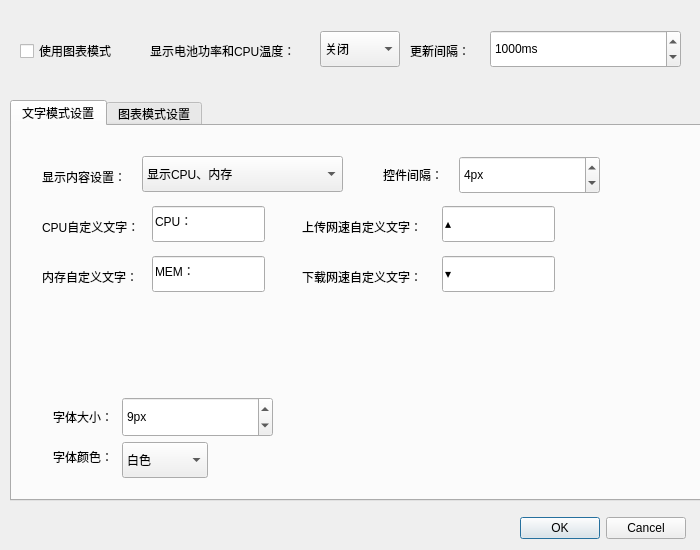
<?xml version="1.0" encoding="UTF-8"?>
<ui version="4.0">
 <class>pluginSettingDialog</class>
 <widget class="QDialog" name="pluginSettingDialog">
  <property name="windowModality">
   <enum>Qt::WindowModal</enum>
  </property>
  <property name="geometry">
   <rect>
    <x>0</x>
    <y>0</y>
    <width>700</width>
    <height>550</height>
   </rect>
  </property>
  <property name="minimumSize">
   <size>
    <width>700</width>
    <height>550</height>
   </size>
  </property>
  <property name="maximumSize">
   <size>
    <width>700</width>
    <height>550</height>
   </size>
  </property>
  <property name="windowTitle">
   <string>系统监控插件设置</string>
  </property>
  <property name="styleSheet">
   <string notr="true"/>
  </property>
  <widget class="QDialogButtonBox" name="buttonBox">
   <property name="geometry">
    <rect>
     <x>520</x>
     <y>510</y>
     <width>166</width>
     <height>36</height>
    </rect>
   </property>
   <property name="orientation">
    <enum>Qt::Horizontal</enum>
   </property>
   <property name="standardButtons">
    <set>QDialogButtonBox::Cancel|QDialogButtonBox::Ok</set>
   </property>
  </widget>
  <widget class="QTabWidget" name="tabWidget">
   <property name="geometry">
    <rect>
     <x>10</x>
     <y>100</y>
     <width>691</width>
     <height>401</height>
    </rect>
   </property>
   <property name="currentIndex">
    <number>0</number>
   </property>
   <widget class="QWidget" name="tab_wordModeSettings">
    <attribute name="title">
     <string>文字模式设置</string>
    </attribute>
    <widget class="QSpinBox" name="wordSpacingSpinBox">
     <property name="geometry">
      <rect>
       <x>447</x>
       <y>30</y>
       <width>141</width>
       <height>38</height>
      </rect>
     </property>
     <property name="buttonSymbols">
      <enum>QAbstractSpinBox::UpDownArrows</enum>
     </property>
     <property name="suffix">
      <string>px</string>
     </property>
     <property name="minimum">
      <number>1</number>
     </property>
     <property name="maximum">
      <number>50</number>
     </property>
     <property name="singleStep">
      <number>1</number>
     </property>
     <property name="value">
      <number>4</number>
     </property>
    </widget>
    <widget class="QLabel" name="label_13">
     <property name="geometry">
      <rect>
       <x>371</x>
       <y>30</y>
       <width>71</width>
       <height>38</height>
      </rect>
     </property>
     <property name="text">
      <string>控件间隔：</string>
     </property>
    </widget>
    <widget class="QComboBox" name="displayContentComboBox">
     <property name="geometry">
      <rect>
       <x>130</x>
       <y>30</y>
       <width>201</width>
       <height>36</height>
      </rect>
     </property>
     <item>
      <property name="text">
       <string>显示CPU、内存</string>
      </property>
     </item>
     <item>
      <property name="text">
       <string>显示网速</string>
      </property>
     </item>
     <item>
      <property name="text">
       <string>显示CP&amp;U、内存和网速</string>
      </property>
     </item>
     <item>
      <property name="text">
       <string>显示CPU、内存、网速、电池和CPU温度</string>
      </property>
     </item>
    </widget>
    <widget class="QLabel" name="label_29">
     <property name="geometry">
      <rect>
       <x>30</x>
       <y>40</y>
       <width>101</width>
       <height>22</height>
      </rect>
     </property>
     <property name="text">
      <string>显示内容设置：</string>
     </property>
    </widget>
    <widget class="QLabel" name="label_30">
     <property name="geometry">
      <rect>
       <x>30</x>
       <y>90</y>
       <width>111</width>
       <height>22</height>
      </rect>
     </property>
     <property name="text">
      <string>CPU自定义文字：</string>
     </property>
    </widget>
    <widget class="QLineEdit" name="cpuDiyWordLineEdit">
     <property name="geometry">
      <rect>
       <x>140</x>
       <y>80</y>
       <width>113</width>
       <height>36</height>
      </rect>
     </property>
     <property name="text">
      <string>CPU：</string>
     </property>
     <property name="maxLength">
      <number>50</number>
     </property>
    </widget>
    <widget class="QLineEdit" name="memDiyWordLineEdit">
     <property name="geometry">
      <rect>
       <x>140</x>
       <y>130</y>
       <width>113</width>
       <height>36</height>
      </rect>
     </property>
     <property name="text">
      <string>MEM：</string>
     </property>
     <property name="maxLength">
      <number>50</number>
     </property>
    </widget>
    <widget class="QLabel" name="label_31">
     <property name="geometry">
      <rect>
       <x>30</x>
       <y>140</y>
       <width>111</width>
       <height>22</height>
      </rect>
     </property>
     <property name="text">
      <string>内存自定义文字：</string>
     </property>
    </widget>
    <widget class="QLineEdit" name="downNetspeedDiyWordLineEdit">
     <property name="geometry">
      <rect>
       <x>430</x>
       <y>130</y>
       <width>113</width>
       <height>36</height>
      </rect>
     </property>
     <property name="text">
      <string>▾</string>
     </property>
     <property name="maxLength">
      <number>50</number>
     </property>
    </widget>
    <widget class="QLabel" name="label_32">
     <property name="geometry">
      <rect>
       <x>290</x>
       <y>90</y>
       <width>141</width>
       <height>22</height>
      </rect>
     </property>
     <property name="text">
      <string>上传网速自定义文字：</string>
     </property>
    </widget>
    <widget class="QLabel" name="label_33">
     <property name="geometry">
      <rect>
       <x>290</x>
       <y>140</y>
       <width>141</width>
       <height>22</height>
      </rect>
     </property>
     <property name="text">
      <string>下载网速自定义文字：</string>
     </property>
    </widget>
    <widget class="QLineEdit" name="upNetspeedDiyWordLineEdit">
     <property name="geometry">
      <rect>
       <x>430</x>
       <y>80</y>
       <width>113</width>
       <height>36</height>
      </rect>
     </property>
     <property name="text">
      <string>▴</string>
     </property>
     <property name="maxLength">
      <number>50</number>
     </property>
    </widget>
    <widget class="QLabel" name="label_3">
     <property name="geometry">
      <rect>
       <x>41</x>
       <y>320</y>
       <width>70</width>
       <height>22</height>
      </rect>
     </property>
     <property name="text">
      <string>字体颜色：</string>
     </property>
    </widget>
    <widget class="QComboBox" name="fontColorComboBox">
     <property name="geometry">
      <rect>
       <x>110</x>
       <y>316</y>
       <width>86</width>
       <height>36</height>
      </rect>
     </property>
     <property name="minimumSize">
      <size>
       <width>80</width>
       <height>0</height>
      </size>
     </property>
     <property name="currentText">
      <string>白色</string>
     </property>
     <property name="currentIndex">
      <number>0</number>
     </property>
     <item>
      <property name="text">
       <string>白色</string>
      </property>
     </item>
     <item>
      <property name="text">
       <string>黑色</string>
      </property>
     </item>
     <item>
      <property name="text">
       <string>跟随系统</string>
      </property>
     </item>
    </widget>
    <widget class="QLabel" name="label_2">
     <property name="geometry">
      <rect>
       <x>41</x>
       <y>280</y>
       <width>70</width>
       <height>22</height>
      </rect>
     </property>
     <property name="text">
      <string>字体大小：</string>
     </property>
    </widget>
    <widget class="QSpinBox" name="fontSizeSpinBox">
     <property name="geometry">
      <rect>
       <x>110</x>
       <y>271</y>
       <width>151</width>
       <height>40</height>
      </rect>
     </property>
     <property name="buttonSymbols">
      <enum>QAbstractSpinBox::UpDownArrows</enum>
     </property>
     <property name="suffix">
      <string>px</string>
     </property>
     <property name="minimum">
      <number>5</number>
     </property>
     <property name="maximum">
      <number>20</number>
     </property>
     <property name="singleStep">
      <number>1</number>
     </property>
     <property name="value">
      <number>9</number>
     </property>
    </widget>
   </widget>
   <widget class="QWidget" name="tab_chartModeSettings">
    <attribute name="title">
     <string>图表模式设置</string>
    </attribute>
    <widget class="QTabWidget" name="tabWidget_2">
     <property name="geometry">
      <rect>
       <x>10</x>
       <y>90</y>
       <width>661</width>
       <height>271</height>
      </rect>
     </property>
     <property name="currentIndex">
      <number>0</number>
     </property>
     <widget class="QWidget" name="tab_2">
      <attribute name="title">
       <string>CPU图表</string>
      </attribute>
      <widget class="QGroupBox" name="groupBox_2">
       <property name="geometry">
        <rect>
         <x>0</x>
         <y>0</y>
         <width>661</width>
         <height>231</height>
        </rect>
       </property>
       <property name="title">
        <string>CPU显示设置</string>
       </property>
       <widget class="QLabel" name="label_16">
        <property name="geometry">
         <rect>
          <x>20</x>
          <y>50</y>
          <width>91</width>
          <height>22</height>
         </rect>
        </property>
        <property name="text">
         <string>工作颜色</string>
        </property>
       </widget>
       <widget class="QWidget" name="cpuWorkWidget" native="true">
        <property name="geometry">
         <rect>
          <x>120</x>
          <y>50</y>
          <width>61</width>
          <height>21</height>
         </rect>
        </property>
        <property name="autoFillBackground">
         <bool>false</bool>
        </property>
        <property name="styleSheet">
         <string notr="true">border:1px solid  black;</string>
        </property>
       </widget>
       <widget class="QPushButton" name="cpuWorkColorPushButton">
        <property name="geometry">
         <rect>
          <x>200</x>
          <y>40</y>
          <width>71</width>
          <height>36</height>
         </rect>
        </property>
        <property name="text">
         <string>选择颜色</string>
        </property>
       </widget>
       <widget class="QPushButton" name="cpuBorderColorPushButton">
        <property name="geometry">
         <rect>
          <x>480</x>
          <y>100</y>
          <width>71</width>
          <height>36</height>
         </rect>
        </property>
        <property name="text">
         <string>选择颜色</string>
        </property>
       </widget>
       <widget class="QLabel" name="label_19">
        <property name="geometry">
         <rect>
          <x>320</x>
          <y>110</y>
          <width>71</width>
          <height>22</height>
         </rect>
        </property>
        <property name="text">
         <string>边框颜色</string>
        </property>
       </widget>
       <widget class="QSpinBox" name="cpuBorderRoundSpinBox">
        <property name="geometry">
         <rect>
          <x>130</x>
          <y>100</y>
          <width>161</width>
          <height>38</height>
         </rect>
        </property>
        <property name="suffix">
         <string>%</string>
        </property>
        <property name="minimum">
         <number>0</number>
        </property>
        <property name="maximum">
         <number>99</number>
        </property>
        <property name="singleStep">
         <number>100</number>
        </property>
        <property name="value">
         <number>30</number>
        </property>
       </widget>
       <widget class="QLabel" name="label_20">
        <property name="geometry">
         <rect>
          <x>20</x>
          <y>110</y>
          <width>71</width>
          <height>22</height>
         </rect>
        </property>
        <property name="text">
         <string>边框圆角</string>
        </property>
       </widget>
       <widget class="QWidget" name="cpuBorderWidget" native="true">
        <property name="geometry">
         <rect>
          <x>400</x>
          <y>110</y>
          <width>61</width>
          <height>21</height>
         </rect>
        </property>
        <property name="autoFillBackground">
         <bool>false</bool>
        </property>
        <property name="styleSheet">
         <string notr="true">border:1px solid  black;</string>
        </property>
       </widget>
       <widget class="QPushButton" name="cpuBackgroundColorPushButton">
        <property name="geometry">
         <rect>
          <x>480</x>
          <y>140</y>
          <width>71</width>
          <height>36</height>
         </rect>
        </property>
        <property name="text">
         <string>选择颜色</string>
        </property>
       </widget>
       <widget class="QLabel" name="label_21">
        <property name="geometry">
         <rect>
          <x>320</x>
          <y>150</y>
          <width>71</width>
          <height>22</height>
         </rect>
        </property>
        <property name="text">
         <string>背景颜色</string>
        </property>
       </widget>
       <widget class="QWidget" name="cpuBackgroundWidget" native="true">
        <property name="geometry">
         <rect>
          <x>400</x>
          <y>150</y>
          <width>61</width>
          <height>21</height>
         </rect>
        </property>
        <property name="autoFillBackground">
         <bool>false</bool>
        </property>
        <property name="styleSheet">
         <string notr="true">border:1px solid  black;</string>
        </property>
       </widget>
       <widget class="QSpinBox" name="cpuWidthSpinBox">
        <property name="geometry">
         <rect>
          <x>130</x>
          <y>140</y>
          <width>161</width>
          <height>38</height>
         </rect>
        </property>
        <property name="suffix">
         <string>px</string>
        </property>
        <property name="minimum">
         <number>5</number>
        </property>
        <property name="maximum">
         <number>100</number>
        </property>
        <property name="value">
         <number>40</number>
        </property>
       </widget>
       <widget class="QLabel" name="label_22">
        <property name="geometry">
         <rect>
          <x>20</x>
          <y>150</y>
          <width>61</width>
          <height>22</height>
         </rect>
        </property>
        <property name="text">
         <string>显示宽度</string>
        </property>
       </widget>
       <widget class="QLabel" name="label_23">
        <property name="geometry">
         <rect>
          <x>20</x>
          <y>190</y>
          <width>61</width>
          <height>22</height>
         </rect>
        </property>
        <property name="text">
         <string>显示高度</string>
        </property>
       </widget>
       <widget class="QSpinBox" name="cpuHeightSpinBox">
        <property name="geometry">
         <rect>
          <x>130</x>
          <y>180</y>
          <width>161</width>
          <height>38</height>
         </rect>
        </property>
        <property name="suffix">
         <string>px</string>
        </property>
        <property name="minimum">
         <number>5</number>
        </property>
        <property name="maximum">
         <number>100</number>
        </property>
        <property name="value">
         <number>28</number>
        </property>
       </widget>
      </widget>
     </widget>
     <widget class="QWidget" name="tab_3">
      <attribute name="title">
       <string>内存图表</string>
      </attribute>
      <widget class="QGroupBox" name="groupBox_3">
       <property name="geometry">
        <rect>
         <x>0</x>
         <y>0</y>
         <width>661</width>
         <height>231</height>
        </rect>
       </property>
       <property name="title">
        <string>内存显示设置</string>
       </property>
       <widget class="QLabel" name="label_17">
        <property name="geometry">
         <rect>
          <x>20</x>
          <y>50</y>
          <width>91</width>
          <height>22</height>
         </rect>
        </property>
        <property name="text">
         <string>使用颜色</string>
        </property>
       </widget>
       <widget class="QWidget" name="memUsedWidget" native="true">
        <property name="geometry">
         <rect>
          <x>120</x>
          <y>50</y>
          <width>61</width>
          <height>21</height>
         </rect>
        </property>
        <property name="autoFillBackground">
         <bool>false</bool>
        </property>
        <property name="styleSheet">
         <string notr="true">border:1px solid  black;</string>
        </property>
       </widget>
       <widget class="QPushButton" name="memUsedColorPushButton">
        <property name="geometry">
         <rect>
          <x>200</x>
          <y>40</y>
          <width>71</width>
          <height>36</height>
         </rect>
        </property>
        <property name="text">
         <string>选择颜色</string>
        </property>
       </widget>
       <widget class="QPushButton" name="memBorderColorPushButton">
        <property name="geometry">
         <rect>
          <x>480</x>
          <y>100</y>
          <width>71</width>
          <height>36</height>
         </rect>
        </property>
        <property name="text">
         <string>选择颜色</string>
        </property>
       </widget>
       <widget class="QLabel" name="label_24">
        <property name="geometry">
         <rect>
          <x>320</x>
          <y>110</y>
          <width>71</width>
          <height>22</height>
         </rect>
        </property>
        <property name="text">
         <string>边框颜色</string>
        </property>
       </widget>
       <widget class="QSpinBox" name="memBorderRoundSpinBox">
        <property name="geometry">
         <rect>
          <x>130</x>
          <y>100</y>
          <width>161</width>
          <height>38</height>
         </rect>
        </property>
        <property name="suffix">
         <string>%</string>
        </property>
        <property name="minimum">
         <number>0</number>
        </property>
        <property name="maximum">
         <number>99</number>
        </property>
        <property name="singleStep">
         <number>100</number>
        </property>
        <property name="value">
         <number>30</number>
        </property>
       </widget>
       <widget class="QLabel" name="label_25">
        <property name="geometry">
         <rect>
          <x>20</x>
          <y>110</y>
          <width>71</width>
          <height>22</height>
         </rect>
        </property>
        <property name="text">
         <string>边框圆角</string>
        </property>
       </widget>
       <widget class="QWidget" name="memBorderWidget" native="true">
        <property name="geometry">
         <rect>
          <x>400</x>
          <y>110</y>
          <width>61</width>
          <height>21</height>
         </rect>
        </property>
        <property name="autoFillBackground">
         <bool>false</bool>
        </property>
        <property name="styleSheet">
         <string notr="true">border:1px solid  black;</string>
        </property>
       </widget>
       <widget class="QPushButton" name="memBackgroundColorPushButton">
        <property name="geometry">
         <rect>
          <x>480</x>
          <y>140</y>
          <width>71</width>
          <height>36</height>
         </rect>
        </property>
        <property name="text">
         <string>选择颜色</string>
        </property>
       </widget>
       <widget class="QLabel" name="label_26">
        <property name="geometry">
         <rect>
          <x>320</x>
          <y>150</y>
          <width>71</width>
          <height>22</height>
         </rect>
        </property>
        <property name="text">
         <string>背景颜色</string>
        </property>
       </widget>
       <widget class="QWidget" name="memBackgroundWidget" native="true">
        <property name="geometry">
         <rect>
          <x>400</x>
          <y>150</y>
          <width>61</width>
          <height>21</height>
         </rect>
        </property>
        <property name="autoFillBackground">
         <bool>false</bool>
        </property>
        <property name="styleSheet">
         <string notr="true">border:1px solid  black;</string>
        </property>
       </widget>
       <widget class="QSpinBox" name="memWidthSpinBox">
        <property name="geometry">
         <rect>
          <x>130</x>
          <y>140</y>
          <width>161</width>
          <height>38</height>
         </rect>
        </property>
        <property name="suffix">
         <string>px</string>
        </property>
        <property name="minimum">
         <number>5</number>
        </property>
        <property name="maximum">
         <number>100</number>
        </property>
        <property name="value">
         <number>40</number>
        </property>
       </widget>
       <widget class="QLabel" name="label_27">
        <property name="geometry">
         <rect>
          <x>20</x>
          <y>150</y>
          <width>61</width>
          <height>22</height>
         </rect>
        </property>
        <property name="text">
         <string>显示宽度</string>
        </property>
       </widget>
       <widget class="QLabel" name="label_28">
        <property name="geometry">
         <rect>
          <x>20</x>
          <y>190</y>
          <width>61</width>
          <height>22</height>
         </rect>
        </property>
        <property name="text">
         <string>显示高度</string>
        </property>
       </widget>
       <widget class="QSpinBox" name="memHeightSpinBox">
        <property name="geometry">
         <rect>
          <x>130</x>
          <y>180</y>
          <width>161</width>
          <height>38</height>
         </rect>
        </property>
        <property name="suffix">
         <string>px</string>
        </property>
        <property name="minimum">
         <number>5</number>
        </property>
        <property name="maximum">
         <number>100</number>
        </property>
        <property name="value">
         <number>28</number>
        </property>
       </widget>
      </widget>
     </widget>
     <widget class="QWidget" name="tab">
      <attribute name="title">
       <string>网络图表</string>
      </attribute>
      <widget class="QGroupBox" name="groupBox">
       <property name="geometry">
        <rect>
         <x>0</x>
         <y>0</y>
         <width>661</width>
         <height>231</height>
        </rect>
       </property>
       <property name="title">
        <string>网络显示设置</string>
       </property>
       <widget class="QLabel" name="label_5">
        <property name="geometry">
         <rect>
          <x>20</x>
          <y>30</y>
          <width>101</width>
          <height>22</height>
         </rect>
        </property>
        <property name="text">
         <string>上传封顶流量值</string>
        </property>
       </widget>
       <widget class="QSpinBox" name="netUpTopSpinBox">
        <property name="geometry">
         <rect>
          <x>130</x>
          <y>20</y>
          <width>161</width>
          <height>38</height>
         </rect>
        </property>
        <property name="suffix">
         <string>KB</string>
        </property>
        <property name="minimum">
         <number>100</number>
        </property>
        <property name="maximum">
         <number>1024000</number>
        </property>
        <property name="singleStep">
         <number>100</number>
        </property>
        <property name="value">
         <number>500</number>
        </property>
       </widget>
       <widget class="QLabel" name="label_6">
        <property name="geometry">
         <rect>
          <x>320</x>
          <y>30</y>
          <width>71</width>
          <height>22</height>
         </rect>
        </property>
        <property name="text">
         <string>上传颜色</string>
        </property>
       </widget>
       <widget class="QWidget" name="netUpWidget" native="true">
        <property name="geometry">
         <rect>
          <x>400</x>
          <y>30</y>
          <width>61</width>
          <height>21</height>
         </rect>
        </property>
        <property name="autoFillBackground">
         <bool>false</bool>
        </property>
        <property name="styleSheet">
         <string notr="true">border:1px solid  black;</string>
        </property>
       </widget>
       <widget class="QPushButton" name="netUpColorPushButton">
        <property name="geometry">
         <rect>
          <x>480</x>
          <y>20</y>
          <width>71</width>
          <height>36</height>
         </rect>
        </property>
        <property name="text">
         <string>选择颜色</string>
        </property>
       </widget>
       <widget class="QLabel" name="label_9">
        <property name="geometry">
         <rect>
          <x>20</x>
          <y>70</y>
          <width>101</width>
          <height>22</height>
         </rect>
        </property>
        <property name="text">
         <string>下载封顶流量值</string>
        </property>
       </widget>
       <widget class="QSpinBox" name="netDownTopSpinBox">
        <property name="geometry">
         <rect>
          <x>130</x>
          <y>60</y>
          <width>161</width>
          <height>38</height>
         </rect>
        </property>
        <property name="suffix">
         <string>KB</string>
        </property>
        <property name="minimum">
         <number>100</number>
        </property>
        <property name="maximum">
         <number>1024000</number>
        </property>
        <property name="singleStep">
         <number>100</number>
        </property>
        <property name="value">
         <number>500</number>
        </property>
       </widget>
       <widget class="QPushButton" name="netDownColorPushButton">
        <property name="geometry">
         <rect>
          <x>480</x>
          <y>60</y>
          <width>71</width>
          <height>36</height>
         </rect>
        </property>
        <property name="text">
         <string>选择颜色</string>
        </property>
       </widget>
       <widget class="QLabel" name="label_10">
        <property name="geometry">
         <rect>
          <x>320</x>
          <y>70</y>
          <width>71</width>
          <height>22</height>
         </rect>
        </property>
        <property name="text">
         <string>下载颜色</string>
        </property>
       </widget>
       <widget class="QWidget" name="netDownWidget" native="true">
        <property name="geometry">
         <rect>
          <x>400</x>
          <y>70</y>
          <width>61</width>
          <height>21</height>
         </rect>
        </property>
        <property name="autoFillBackground">
         <bool>false</bool>
        </property>
        <property name="styleSheet">
         <string notr="true">border:1px solid  black;</string>
        </property>
       </widget>
       <widget class="QPushButton" name="netBorderColorPushButton">
        <property name="geometry">
         <rect>
          <x>480</x>
          <y>100</y>
          <width>71</width>
          <height>36</height>
         </rect>
        </property>
        <property name="text">
         <string>选择颜色</string>
        </property>
       </widget>
       <widget class="QLabel" name="label_12">
        <property name="geometry">
         <rect>
          <x>320</x>
          <y>110</y>
          <width>71</width>
          <height>22</height>
         </rect>
        </property>
        <property name="text">
         <string>边框颜色</string>
        </property>
       </widget>
       <widget class="QSpinBox" name="netBorderRoundSpinBox">
        <property name="geometry">
         <rect>
          <x>130</x>
          <y>100</y>
          <width>161</width>
          <height>38</height>
         </rect>
        </property>
        <property name="suffix">
         <string>%</string>
        </property>
        <property name="minimum">
         <number>0</number>
        </property>
        <property name="maximum">
         <number>99</number>
        </property>
        <property name="singleStep">
         <number>100</number>
        </property>
        <property name="value">
         <number>30</number>
        </property>
       </widget>
       <widget class="QLabel" name="label_11">
        <property name="geometry">
         <rect>
          <x>20</x>
          <y>110</y>
          <width>71</width>
          <height>22</height>
         </rect>
        </property>
        <property name="text">
         <string>边框圆角</string>
        </property>
       </widget>
       <widget class="QWidget" name="netBorderWidget" native="true">
        <property name="geometry">
         <rect>
          <x>400</x>
          <y>110</y>
          <width>61</width>
          <height>21</height>
         </rect>
        </property>
        <property name="autoFillBackground">
         <bool>false</bool>
        </property>
        <property name="styleSheet">
         <string notr="true">border:1px solid  black;</string>
        </property>
       </widget>
       <widget class="QPushButton" name="netBackgroundColorPushButton">
        <property name="geometry">
         <rect>
          <x>480</x>
          <y>140</y>
          <width>71</width>
          <height>36</height>
         </rect>
        </property>
        <property name="text">
         <string>选择颜色</string>
        </property>
       </widget>
       <widget class="QLabel" name="label_14">
        <property name="geometry">
         <rect>
          <x>320</x>
          <y>150</y>
          <width>71</width>
          <height>22</height>
         </rect>
        </property>
        <property name="text">
         <string>背景颜色</string>
        </property>
       </widget>
       <widget class="QWidget" name="netBackgroundWidget" native="true">
        <property name="geometry">
         <rect>
          <x>400</x>
          <y>150</y>
          <width>61</width>
          <height>21</height>
         </rect>
        </property>
        <property name="autoFillBackground">
         <bool>false</bool>
        </property>
        <property name="styleSheet">
         <string notr="true">border:1px solid  black;</string>
        </property>
       </widget>
       <widget class="QSpinBox" name="netWidthSpinBox">
        <property name="geometry">
         <rect>
          <x>130</x>
          <y>140</y>
          <width>161</width>
          <height>38</height>
         </rect>
        </property>
        <property name="suffix">
         <string>px</string>
        </property>
        <property name="minimum">
         <number>5</number>
        </property>
        <property name="maximum">
         <number>100</number>
        </property>
        <property name="value">
         <number>40</number>
        </property>
       </widget>
       <widget class="QLabel" name="label_7">
        <property name="geometry">
         <rect>
          <x>20</x>
          <y>150</y>
          <width>61</width>
          <height>22</height>
         </rect>
        </property>
        <property name="text">
         <string>显示宽度</string>
        </property>
       </widget>
       <widget class="QLabel" name="label_8">
        <property name="geometry">
         <rect>
          <x>20</x>
          <y>190</y>
          <width>61</width>
          <height>22</height>
         </rect>
        </property>
        <property name="text">
         <string>显示高度</string>
        </property>
       </widget>
       <widget class="QSpinBox" name="netHeightSpinBox">
        <property name="geometry">
         <rect>
          <x>130</x>
          <y>180</y>
          <width>161</width>
          <height>38</height>
         </rect>
        </property>
        <property name="suffix">
         <string>px</string>
        </property>
        <property name="minimum">
         <number>5</number>
        </property>
        <property name="maximum">
         <number>100</number>
        </property>
        <property name="value">
         <number>28</number>
        </property>
       </widget>
      </widget>
     </widget>
    </widget>
    <widget class="QGroupBox" name="groupBox_4">
     <property name="geometry">
      <rect>
       <x>20</x>
       <y>0</y>
       <width>301</width>
       <height>71</height>
      </rect>
     </property>
     <property name="title">
      <string>显示图表</string>
     </property>
     <widget class="QCheckBox" name="netChartCheckBox">
      <property name="geometry">
       <rect>
        <x>230</x>
        <y>30</y>
        <width>97</width>
        <height>26</height>
       </rect>
      </property>
      <property name="text">
       <string>网络</string>
      </property>
     </widget>
     <widget class="QCheckBox" name="cpuChartCheckBox">
      <property name="geometry">
       <rect>
        <x>10</x>
        <y>30</y>
        <width>97</width>
        <height>26</height>
       </rect>
      </property>
      <property name="text">
       <string>CPU</string>
      </property>
     </widget>
     <widget class="QCheckBox" name="memChartCheckBox">
      <property name="geometry">
       <rect>
        <x>120</x>
        <y>30</y>
        <width>97</width>
        <height>26</height>
       </rect>
      </property>
      <property name="text">
       <string>内存</string>
      </property>
     </widget>
    </widget>
    <widget class="QSpinBox" name="chartSpacingSpinBox">
     <property name="geometry">
      <rect>
       <x>490</x>
       <y>30</y>
       <width>134</width>
       <height>38</height>
      </rect>
     </property>
     <property name="buttonSymbols">
      <enum>QAbstractSpinBox::UpDownArrows</enum>
     </property>
     <property name="suffix">
      <string>px</string>
     </property>
     <property name="minimum">
      <number>1</number>
     </property>
     <property name="maximum">
      <number>50</number>
     </property>
     <property name="singleStep">
      <number>1</number>
     </property>
     <property name="value">
      <number>1</number>
     </property>
    </widget>
    <widget class="QLabel" name="label_18">
     <property name="geometry">
      <rect>
       <x>414</x>
       <y>30</y>
       <width>71</width>
       <height>38</height>
      </rect>
     </property>
     <property name="text">
      <string>控件间隔：</string>
     </property>
    </widget>
   </widget>
  </widget>
  <widget class="QCheckBox" name="chartModeCheckBox">
   <property name="geometry">
    <rect>
     <x>20</x>
     <y>38</y>
     <width>121</width>
     <height>26</height>
    </rect>
   </property>
   <property name="text">
    <string>使用图表模式 </string>
   </property>
  </widget>
  <widget class="QLabel" name="label_4">
   <property name="visible">
    <bool>false</bool>
   </property>
   <property name="geometry">
    <rect>
     <x>150</x>
     <y>40</y>
     <width>171</width>
     <height>22</height>
    </rect>
   </property>
   <property name="text">
    <string>显示电池功率和CPU温度：</string>
   </property>
  </widget>
  <widget class="QComboBox" name="batInfoComboBox">
   <property name="visible">
    <bool>false</bool>
   </property>
   <property name="geometry">
    <rect>
     <x>320</x>
     <y>31</y>
     <width>80</width>
     <height>36</height>
    </rect>
   </property>
   <property name="minimumSize">
    <size>
     <width>80</width>
     <height>0</height>
    </size>
   </property>
   <property name="currentText">
    <string>关闭</string>
   </property>
   <property name="currentIndex">
    <number>0</number>
   </property>
   <item>
    <property name="text">
     <string>关闭</string>
    </property>
   </item>
   <item>
    <property name="text">
     <string>打开</string>
    </property>
   </item>
  </widget>
  <widget class="QLabel" name="label_15">
   <property name="geometry">
    <rect>
     <x>410</x>
     <y>40</y>
     <width>71</width>
     <height>22</height>
    </rect>
   </property>
   <property name="text">
    <string>更新间隔：</string>
   </property>
  </widget>
  <widget class="QSpinBox" name="updateIntervalSpinBox">
   <property name="geometry">
    <rect>
     <x>490</x>
     <y>30</y>
     <width>191</width>
     <height>38</height>
    </rect>
   </property>
   <property name="suffix">
    <string>ms</string>
   </property>
   <property name="minimum">
    <number>200</number>
   </property>
   <property name="maximum">
    <number>10000</number>
   </property>
   <property name="singleStep">
    <number>100</number>
   </property>
   <property name="value">
    <number>1000</number>
   </property>
  </widget>
 </widget>
 <resources/>
 <connections>
  <connection>
   <sender>buttonBox</sender>
   <signal>accepted()</signal>
   <receiver>pluginSettingDialog</receiver>
   <slot>accept()</slot>
   <hints>
    <hint type="sourcelabel">
     <x>248</x>
     <y>254</y>
    </hint>
    <hint type="destinationlabel">
     <x>157</x>
     <y>274</y>
    </hint>
   </hints>
  </connection>
  <connection>
   <sender>buttonBox</sender>
   <signal>rejected()</signal>
   <receiver>pluginSettingDialog</receiver>
   <slot>reject()</slot>
   <hints>
    <hint type="sourcelabel">
     <x>316</x>
     <y>260</y>
    </hint>
    <hint type="destinationlabel">
     <x>286</x>
     <y>274</y>
    </hint>
   </hints>
  </connection>
 </connections>
</ui>
